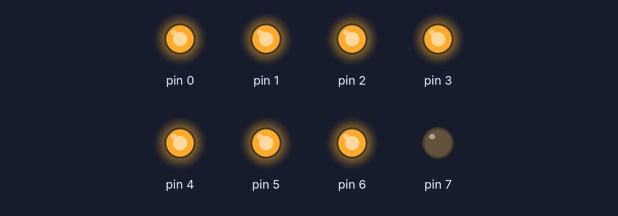
The sketch below on a simulated Arduino Uno, built with avr-gcc and run on an emulated ATmega328P. Shown: output pins drawn as LEDs (lit = HIGH).

Above: at 0.1 s.
Timing chart, 0 to 1.6 s (numbered marks = the images above):
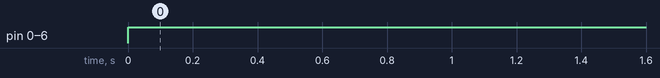

The sketch:

DAC_R2R_Sinus.ino
```cpp
//Signal Sinusoidal
//Par Pierre Pelé (pele.pierre@gmail.com)
//http://upsilonaudio.com/arduino-dac-r-2r-ladder/
//Septembre 2013

int N = 256;

void setup()
{
  for (int i=0;i<8;i++) //Définir les broches 0 à 7 en tant que sorties
  {
    pinMode(i,OUTPUT);
  }
}

void loop()
{
  for (int t=0;t<256;t++)
  {
    PORTD = 127+127*sin(2*3.14159*(t/256));
    delayMicroseconds(50); //Pause de 50 microsecondes
  }
}
```

Measured:
- by itself, pin 0–6: LOW → HIGH at 0.00 s
